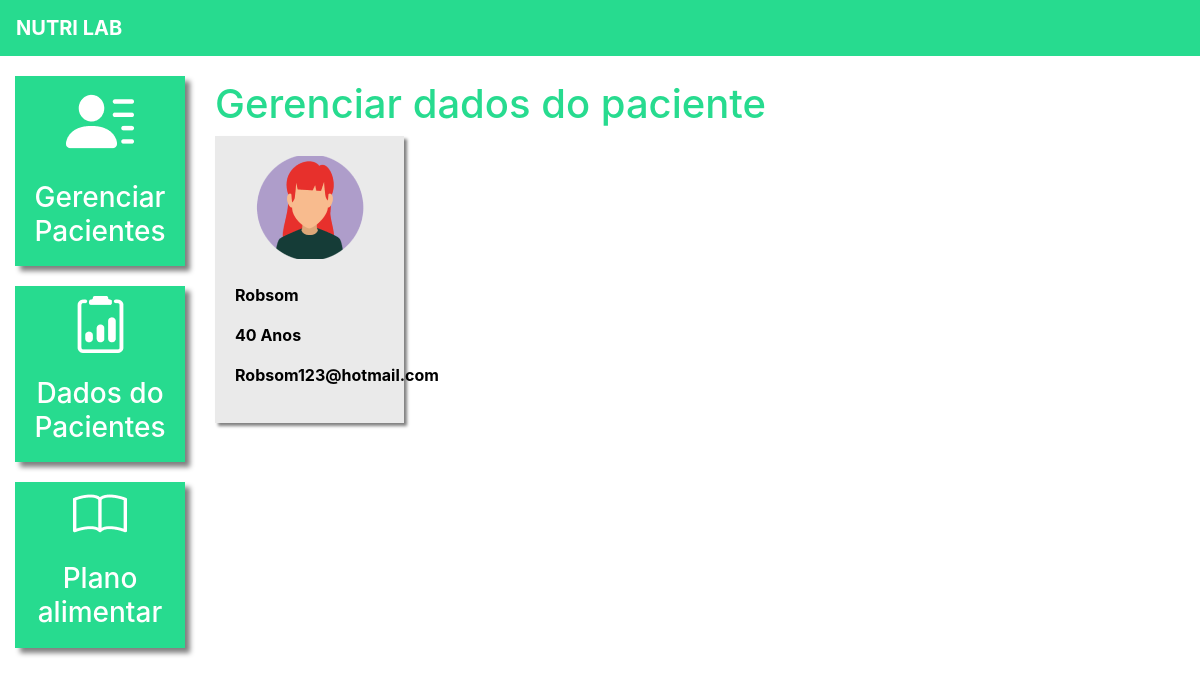
Screenshot of /dados_paciente/ (signed in) with the database file from the repository.
### plataforma/models.py (models this page shows, shortened)
class Pacientes(models.Model):
    choices_sexo = (('F', 'Feminino'),
                    ('M', 'Maculino'))
    nome = models.CharField(max_length=50)
    sexo = models.CharField(max_length=1, choices=choices_sexo)
    idade = models.IntegerField()
    email = models.EmailField()
    telefone = models.CharField(max_length=19)
    nutri = models.ForeignKey(User, on_delete=models.CASCADE)  # Se a nutricionista excluir sua conta, seus pacientes serão excluidos | SET_NULL = paciente ficaria sem nutricionista

### plataforma/views.py (the view)
# urls.py: path('dados_paciente/', views.dados_paciente_listar, name="dados_paciente_listar"),
@login_required(login_url='/auth/logar/')
def dados_paciente_listar(request):
    if request.method == "GET":
        pacientes = Pacientes.objects.filter(nutri=request.user)
        return render(request, 'dados_paciente_listar.html', {'pacientes': pacientes})

### plataforma/templates/dados_paciente_listar.html (shortened to what this page needs)
{% extends 'base_plataforma.html' %}
{% load static %}
{% block 'plataforma' %}
    <br>
		<h1 class="titulo">Gerenciar dados do paciente</h1>
    <div  class="row">
        {% for paciente in pacientes%}
            <div class="col-md-4">
                <a href="{% url 'dados_paciente' paciente.id %}" class="link-hover">
                    <div class="card-paciente">
                        <div class="foto-perfil">
                            {% if paciente.sexo == "M"%}
                                <img src="{% static 'plataforma/img/perfil2.png' %}">
                            {% else %}
                                <img src="{% static 'plataforma/img/perfil1.png' %}">
                            {% endif %}
                        </div>
                        <br>
                        <p class="dados">{{paciente.nome}}</p>
                        <p class="dados">{{paciente.idade}} Anos</p>
                        <p class="dados">{{paciente.email}}</p>
                    </div>
                </a>
            </div>
        {% endfor %}
    </div>
{% endblock%}

### templates/static/plataforma/css/all.css (style rules this page uses)
.titulo { color: #27DB8F; }
.card-paciente { background-color: #EAEAEA; width: 80%; box-shadow: 3px 3px 3px gray; padding: 20px; color: black; }
.foto-perfil { text-align: center; }
.dados { font-weight: bold; }

### rows the page displays
Pacientes: nome "Robsom", idade "40", email "Robsom123@hotmail.com"
